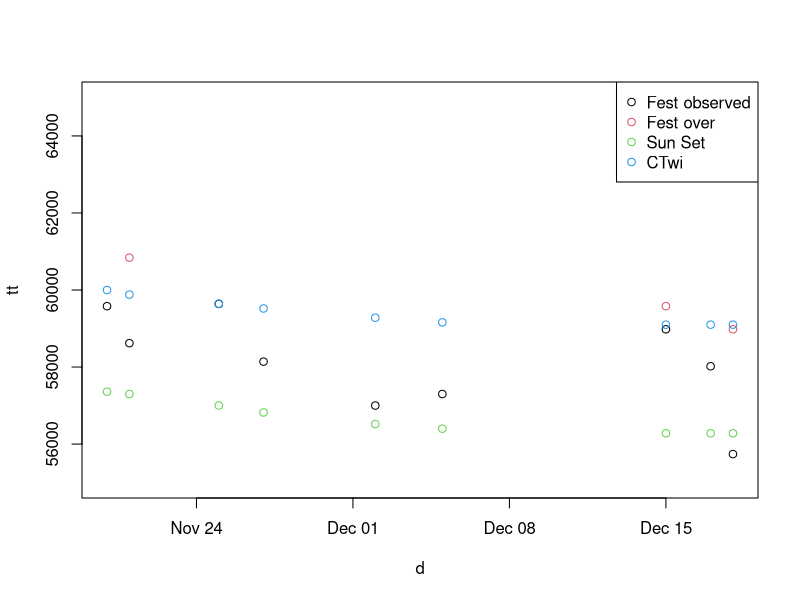

The R script that drew this image:

library(lubridate)

# sunset and twilight times from https://www.timeanddate.com/sun/uk/edinburgh?month=11&year=2025
data <- "Day,Time,Over,SS,CivTwiOver
251120,16:33,NA,15:56,16:40
251121,16:17,16:54,15:55,16:38
251125,16:34,NA,15:50,16:34
251127,16:09,NA,15:47,16:32
251202,15:50,NA,15:42,16:28
251205,15:55,NA,15:40,16:26
251215,16:23,16:33,15:38,16:25
251217,16:07,NA,15:38,16:25
251218,15:29,16:23,15:38,16:25"

table <- read.table(textConnection(data), sep=",", header=TRUE)


d <- ymd(table$Day)
tt <- hm(as.character(table$Time))
to <- hm(as.character(table$Over))
ts <- hm(as.character(table$SS))
twi <- hm(as.character(table$CivTwiOver))

plot(d, tt, ylim=c(55000, 65000))
points(d, to, col=2)
points(d, ts, col=3)
points(d, twi, col=4)
legend("topright", legend=c("Fest observed", "Fest over", "Sun Set", "CTwi"), col=1:4, pch=1)

ttn <- as.numeric(tt)
tsn <- as.numeric(ts)
summary(lm(ttn ~ tsn))
